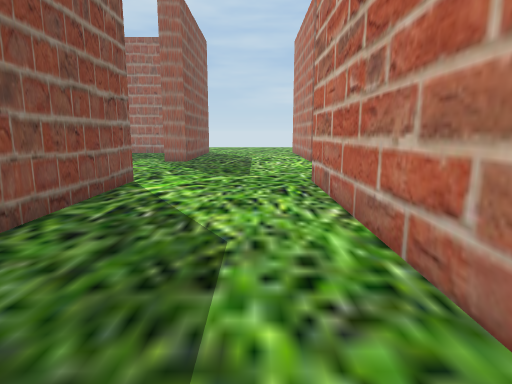
view 1 (above)

24 first-person views from a walk through a scene from a Unity 3-D project. The camera is 1.3 m above the floor, tilts 10° down and sees 75° across. The floor is counted in squares, 1 m on a side. Each view is taken from the middle of a square. On the plan, view 1 faces up. The plan holds only what a view shows up to about 14 squares ahead; the rest is blank. The place goes on beyond the plan.

view 2
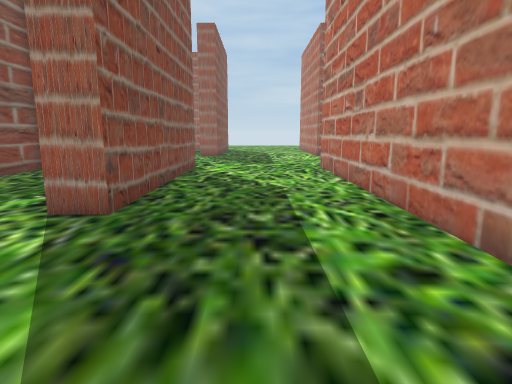

view 3
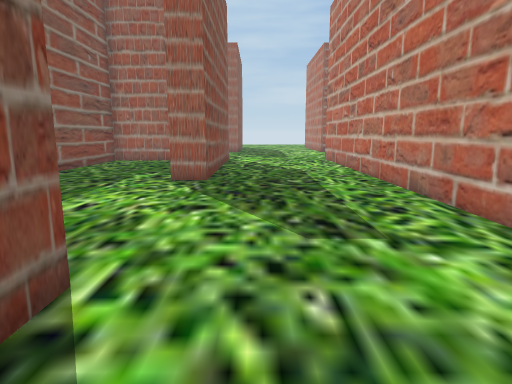

view 4
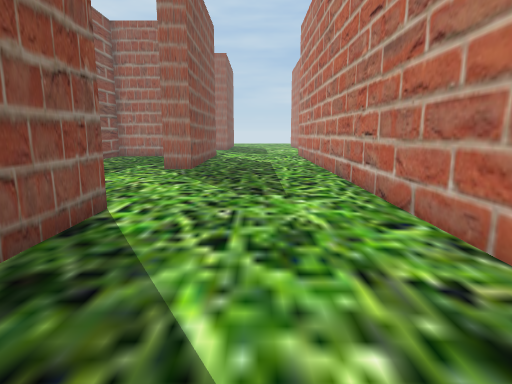

view 5
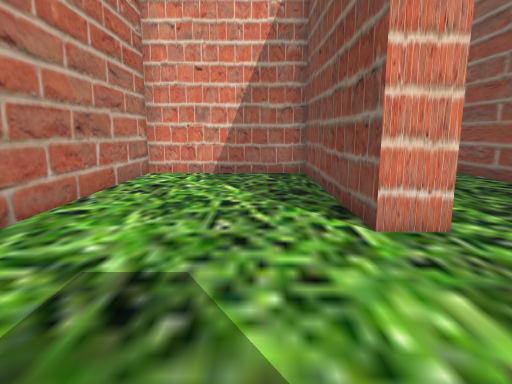

view 6
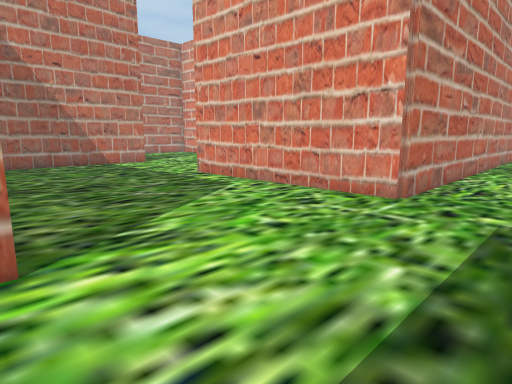

view 7
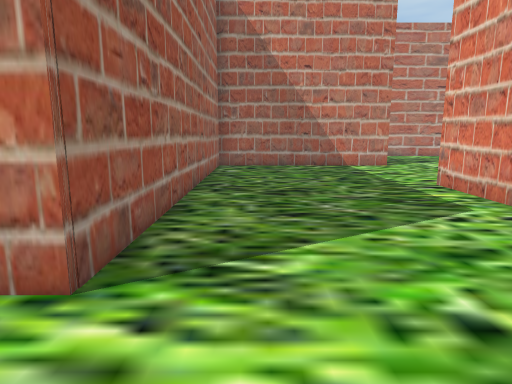

view 8
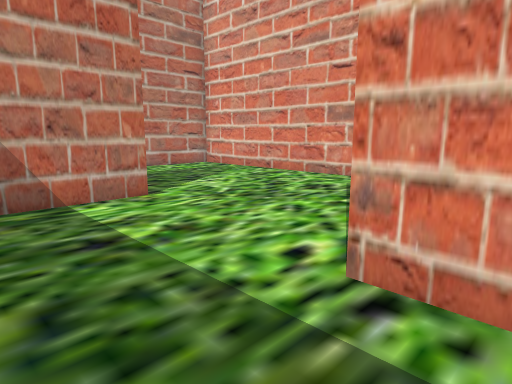

view 9
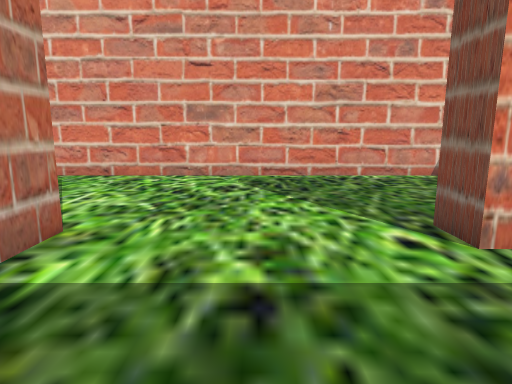

view 10
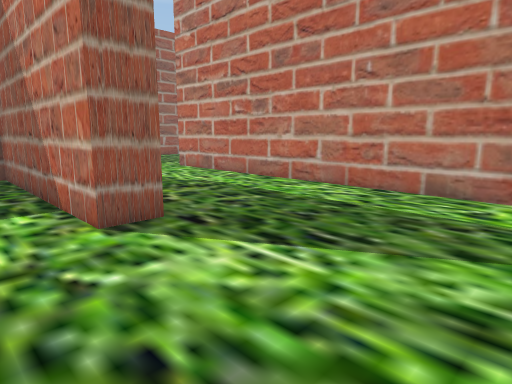

view 11
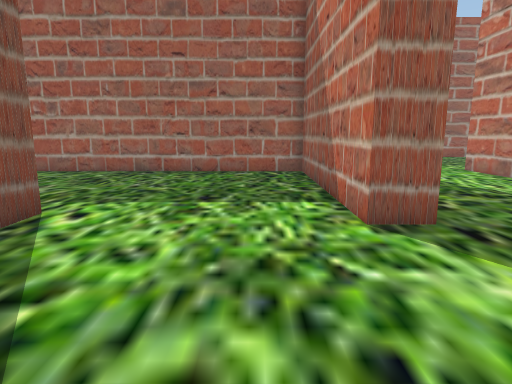

view 12
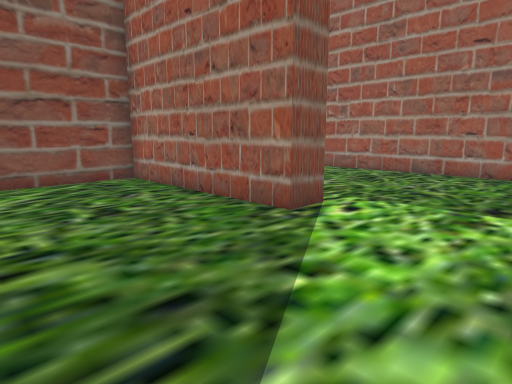

view 13
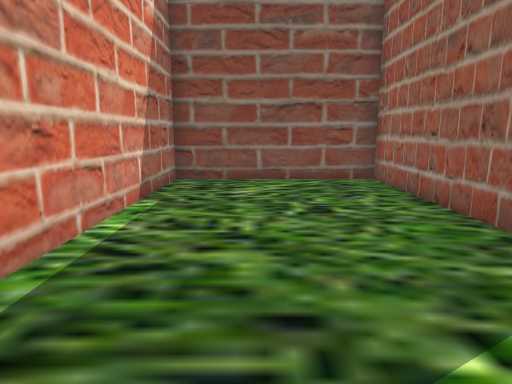

view 14
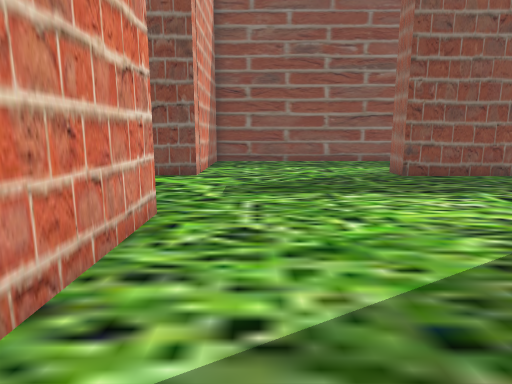

view 15
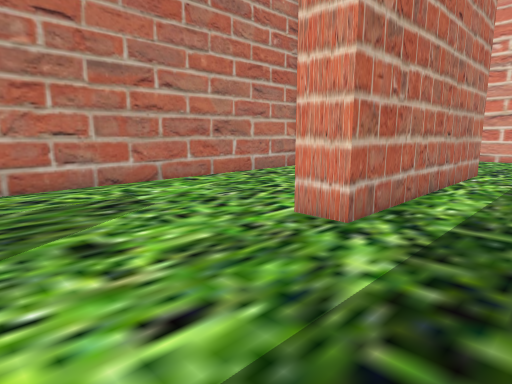

view 16
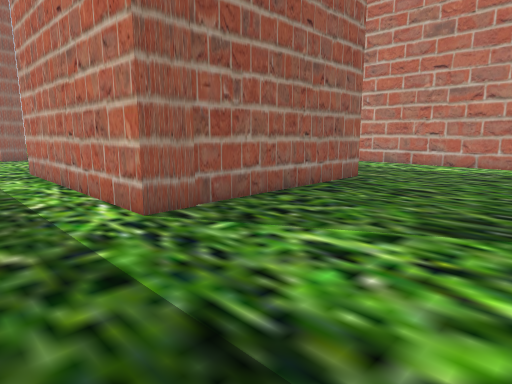

view 17
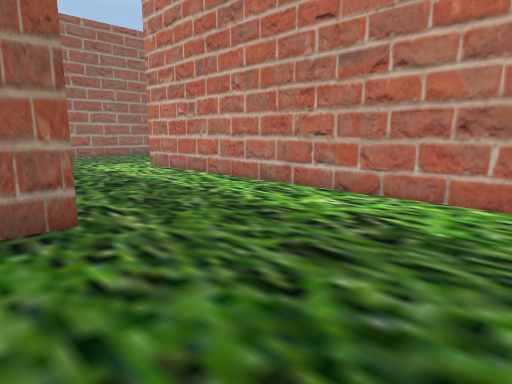

view 18
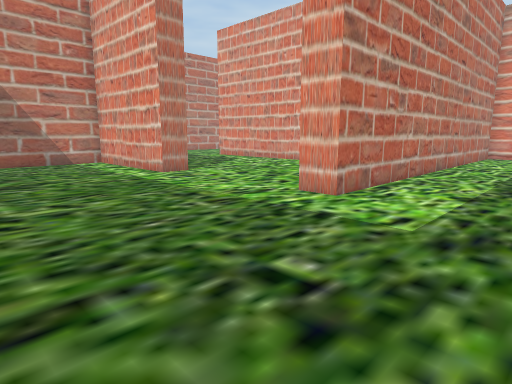

view 19
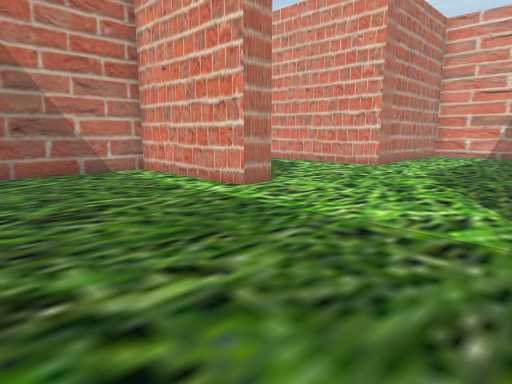

view 20
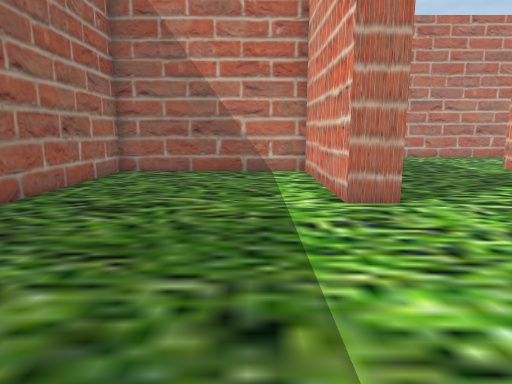

view 21
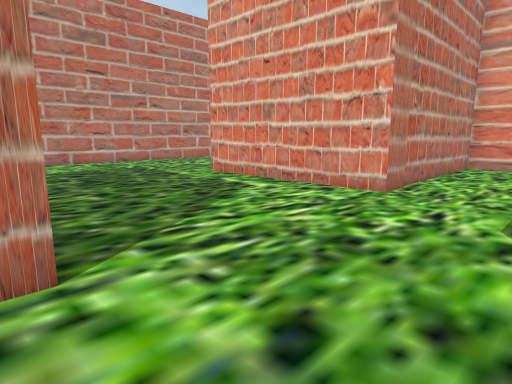

view 22
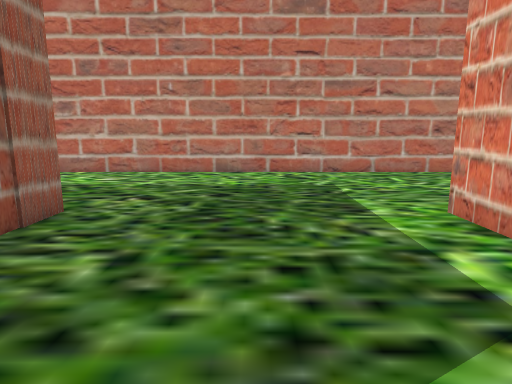

view 23
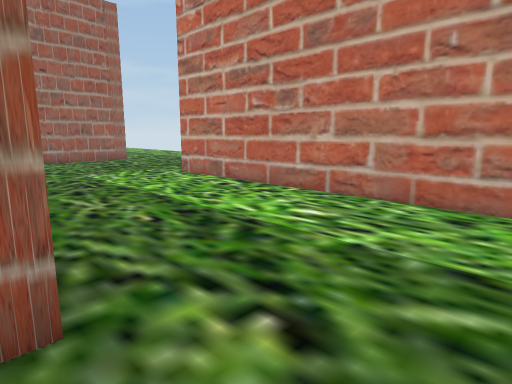

view 24
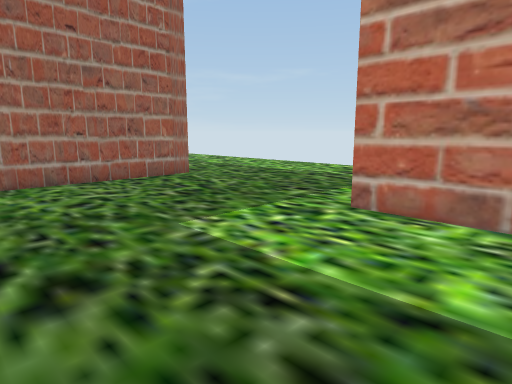

### Floor plan
Points are (right, up) in squares from view 1. A wall is a line through its corners. A room is listed if a view was taken in it or the views show most of it. See-through windows are left out.
Room 1 (views 1, 2, 3, 4, 5, 6, 7, 8, 9, 10, 11, 12, 13, 14, 15)
walls: (14.6, 8.7) (13.6, 8.7) (13.6, 15.5) (2.5, 15.5) (2.5, 16.1); (-7.1, 9.2) (-3.4, 9.2) (-3.4, 1.3) (-4.4, 1.3); (-3.4, 16.5) (-3.4, 15.5) (-4.2, 15.5); (-4.6, -5.3) (-3.6, -5.3) (-3.6, -12) (1.5, -12) (1.5, 9.4) (8.5, 9.4) (8.5, 8.4) (2.5, 8.4) (2.5, 2.7) (17.9, 2.7); (19.5, 4.2) (19.5, 16)
ways out: opening at (-6, -5.3) to room 2; gap at (20, 16)
Room 2 (views 16, 17, 18, 19, 20, 21, 22, 23, 24)
walls: (20.6, -5.8) (19.1, -5.8); (14.1, -5.8) (14.1, -4.7) (19.5, -4.7) (19.5, 1.7) (14, 1.7); (26.3, -15.8) (26.3, 2); (14.1, -18.5) (14.1, -12.2) (20.5, -12.2); (7.7, -17.2) (7.7, -5.1) (8.8, -5.1); (2.5, -13) (-4.6, -13) (-4.6, -5.3); (27.4, 8.4) (22.1, 8.4)
ways out: opening at (-6, -5.3) to room 1

Where each view was taken, in squares from view 1:
view 1: 0 up, 0 right, facing up
view 2: 4 down, 1 left, facing up
view 3: 8 down, 2 left, facing up
view 4: 11 down, 1 left, facing up
view 5: 1 down, 2 left, facing down
view 6: 16 up, 1 left, facing down-right
view 7: 14 up, 0 right, facing right
view 8: 12 up, 7 right, facing down-right
view 9: 13 up, 11 right, facing down
view 10: 4 up, 12 right, facing up-right
view 11: 4 up, 12 right, facing up
view 12: 4 up, 12 right, facing up-left
view 13: 5 up, 12 right, facing left
view 14: 11 up, 7 right, facing left
view 15: 1 down, 7 left, facing down-right
view 16: 18 down, 7 left, facing up-right
view 17: 18 down, 1 right, facing up-right
view 18: 1 up, 4 right, facing down-right
view 19: 1 up, 8 right, facing down-right
view 20: 3 down, 8 right, facing right
view 21: 5 down, 11 right, facing down-right
view 22: 9 down, 15 right, facing right
view 23: 8 down, 20 right, facing up-right
view 24: 1 down, 21 right, facing up-right
